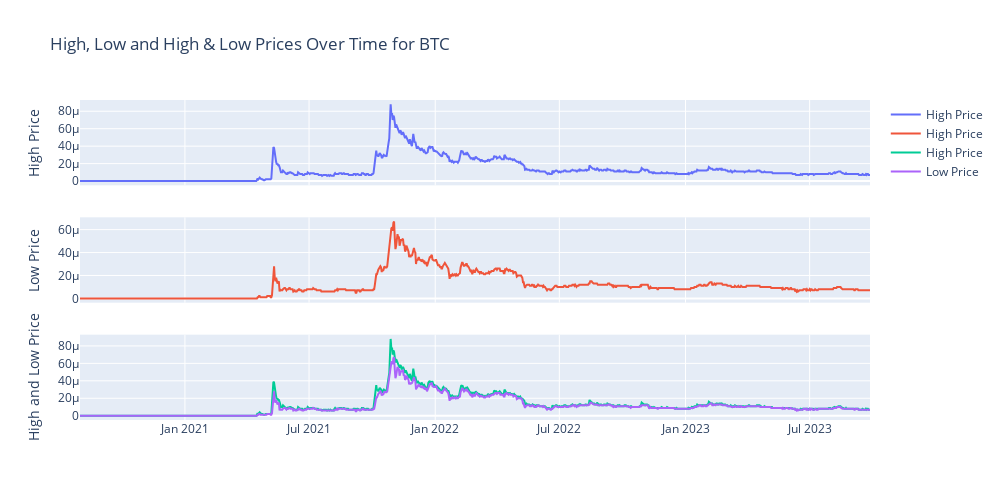

The cell this chart's notebook holds for it:
### Markdown cell above
### Now, creating plots for High and Low Column Values

#### These are subplots

### Code cell
#Creating Subplots for high and low columns

fig = make_subplots(rows=3, cols=1, shared_xaxes=True, vertical_spacing=0.1)

# Second subplot (High Price)
fig.add_trace(go.Scatter(x=SHIBA['Date'], y=SHIBA['High'], mode='lines', name='High Price'), row=1, col=1)
fig.update_yaxes(title_text="High Price", row=1, col=1)

# Third subplot (Low Price)
fig.add_trace(go.Scatter(x=SHIBA['Date'], y=SHIBA['Low'], mode='lines', name='High Price'), row=2, col=1)
fig.update_yaxes(title_text="Low Price", row=2, col=1)

# Fourth subplot(High and Low Prices)
fig.add_trace(go.Scatter(x=SHIBA['Date'], y=SHIBA['High'], mode='lines', name='High Price'), row=3, col=1)
fig.add_trace(go.Scatter(x=SHIBA['Date'], y=SHIBA['Low'], mode='lines', name='Low Price'), row=3, col=1)
fig.update_yaxes(title_text="High and Low Price", row=3, col=1)

# setting up the title and size of the graph
fig.update_layout(title_text="High, Low and High & Low Prices Over Time for BTC",
    height=500,  # Set the height
    width=1000) # width
fig.show()

### Figure 1 — Plotly figure (JSON) as saved in the notebook; plotly's stock layout.template omitted (floating-point values rounded to 4 significant figures; data arrays with more than 128 entries replaced by an {"elided": "..."} marker saying what was removed)
{"data": [{"mode": "lines", "name": "High Price", "type": "scatter", "x": {"elided": "1153 str values"}, "xaxis": "x", "y": {"elided": "1153 float values"}, "yaxis": "y"}, {"mode": "lines", "name": "High Price", "type": "scatter", "x": {"elided": "1153 str values"}, "xaxis": "x2", "y": {"elided": "1153 float values"}, "yaxis": "y2"}, {"mode": "lines", "name": "High Price", "type": "scatter", "x": {"elided": "1153 str values"}, "xaxis": "x3", "y": {"elided": "1153 float values"}, "yaxis": "y3"}, {"mode": "lines", "name": "Low Price", "type": "scatter", "x": {"elided": "1153 str values"}, "xaxis": "x3", "y": {"elided": "1153 float values"}, "yaxis": "y3"}], "layout": {"height": 500, "title": {"text": "High, Low and High & Low Prices Over Time for BTC"}, "width": 1000, "xaxis": {"anchor": "y", "domain": [0, 1], "matches": "x3", "showticklabels": false}, "xaxis2": {"anchor": "y2", "domain": [0, 1], "matches": "x3", "showticklabels": false}, "xaxis3": {"anchor": "y3", "domain": [0, 1]}, "yaxis": {"anchor": "x", "domain": [0.7333, 1], "title": {"text": "High Price"}}, "yaxis2": {"anchor": "x2", "domain": [0.3667, 0.6333], "title": {"text": "Low Price"}}, "yaxis3": {"anchor": "x3", "domain": [0, 0.2667], "title": {"text": "High and Low Price"}}}}
